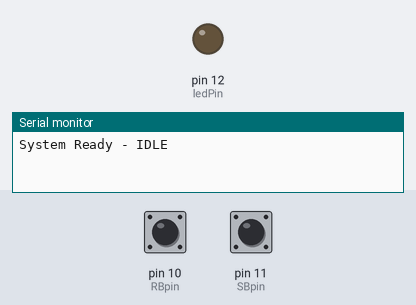
Bench run of a sketch on a simulated Arduino Uno, built with avr-gcc and run on an emulated ATmega328P. Parts: output pins drawn as LEDs (lit = HIGH), the last lines printed to the serial monitor. Dashed ring = blinking. Inputs (shaded band) come from the test bench; at power-on: pin 11 (SBpin) HIGH, pin 10 (RBpin) HIGH. Random numbers use the default seed unless the sketch sets one.

Above: at 1.2 s.
1.3 s: pin 11 (SBpin) pulled LOW for 0.15 s
At 2.1 s:
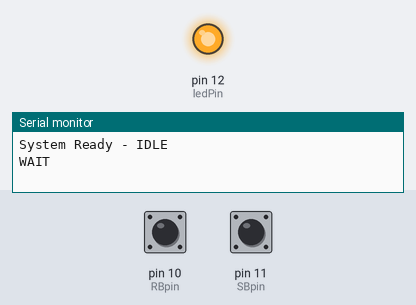
4.4 s: pin 10 (RBpin) pulled LOW for 0.15 s
7.4 s: pin 11 (SBpin) pulled LOW for 1 s
9.9 s: pin 10 (RBpin) driven LOW and pin 11 (SBpin) driven LOW
At 12.7 s:
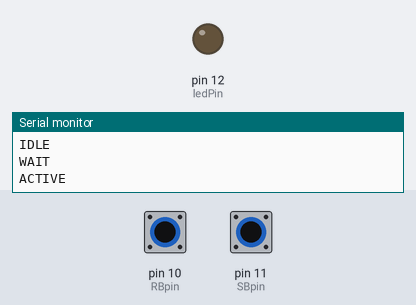
12.9 s: pin 10 (RBpin) pulsed HIGH 2 times (0.12 s each, 0.3 s apart)
At 13.17 s:
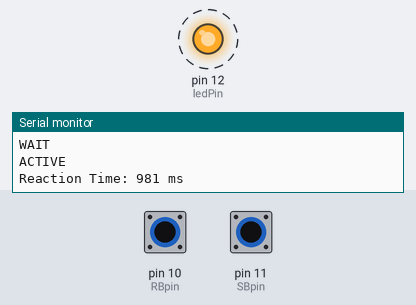
Timing chart, 0 to 16.9 s (numbered marks = the images above; inputs shaded):
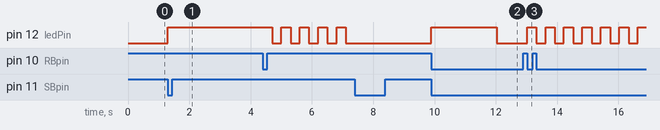

The sketch:

reaction.ino
```cpp
// ================== PINS ==================
const int ledPin = 12;
const int SBpin  = 11;   // Session Button
const int RBpin  = 10;   // Reaction Button

// ================== STATES ==================
enum State { IDLE, WAIT, ACTIVE, RESULT };
State currentState = IDLE;

// ================== BUTTON STATES ==================
bool SB_current, SB_prev = HIGH;
bool RB_current, RB_prev = HIGH;

// ================== TIMING ==================
unsigned long waitStartTime = 0;
unsigned long waitDuration  = 0;
unsigned long reactStartTime = 0;
unsigned long reactionTime  = 0;

// ================== FLAGS ==================
bool falseStart = false;

void setup() {
  pinMode(ledPin, OUTPUT);
  pinMode(SBpin, INPUT_PULLUP);
  pinMode(RBpin, INPUT_PULLUP);

  Serial.begin(9600);
  randomSeed(analogRead(A0)); // entropy
  Serial.println("System Ready - IDLE");
}

void loop() {
  // -------- READ BUTTONS --------
  SB_current = digitalRead(SBpin);
  RB_current = digitalRead(RBpin);

  bool SB_justPressed = (SB_prev == HIGH && SB_current == LOW);
  bool RB_justPressed = (RB_prev == HIGH && RB_current == LOW);

  SB_prev = SB_current;
  RB_prev = RB_current;

  // -------- FSM --------
  switch (currentState) {

    case IDLE:
      digitalWrite(ledPin, LOW);
      if (SB_justPressed) {
        waitDuration = random(2000, 5000);
        waitStartTime = millis();
        falseStart = false;
        currentState = WAIT;
        Serial.println("WAIT");
      }
      break;

    case WAIT:
      digitalWrite(ledPin, HIGH);

      if (RB_justPressed) {
        falseStart = true;
        currentState = RESULT;
        Serial.println("FALSE START");
      }
      else if (millis() - waitStartTime >= waitDuration) {
        reactStartTime = millis();
        currentState = ACTIVE;
        Serial.println("ACTIVE");
      }
      break;

    case ACTIVE:
      digitalWrite(ledPin, LOW);

      if (RB_justPressed) {
        reactionTime = millis() - reactStartTime;
        currentState = RESULT;
        Serial.print("Reaction Time: ");
        Serial.print(reactionTime);
        Serial.println(" ms");
      }
      break;

    case RESULT:
      // simple blink pattern
      static unsigned long blinkTimer = 0;
      static bool ledState = false;

      if (millis() - blinkTimer > 300) {
        blinkTimer = millis();
        ledState = !ledState;
        digitalWrite(ledPin, ledState);
      }

      if (SB_justPressed) {
        currentState = IDLE;
        Serial.println("IDLE");
      }
      break;
  }
}
```

Measured:
- after the input at 1.3 s, pin 12 (ledPin): LOW → HIGH at once
- after the input at 9.9 s, pin 12 (ledPin): LOW → HIGH at once, → LOW 2.1 s later
- after the input at 12.9 s, pin 12 (ledPin): alternates HIGH for 0.30 s and LOW for 0.30 s, starting after 0.12 s
